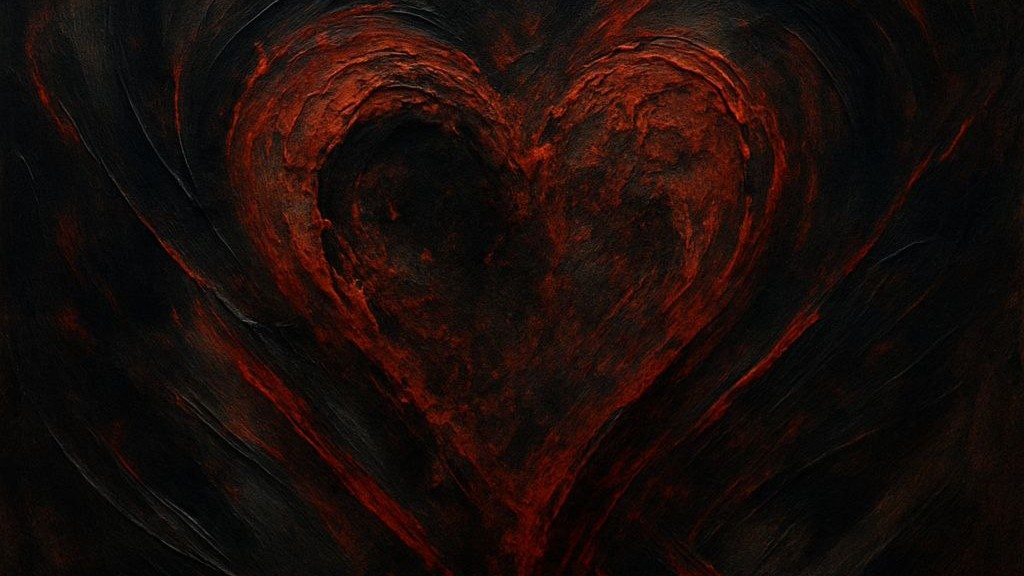
#> input picture image_generator/images/options/1.jpg, 1024 x 576 px, found by its file name
$ python builder.py   (older library calls are emulated)
#> lines starting #> are read from the running program, lines starting #| are printed output that depends on the picture
from PIL import Image, ImageDraw, ImageFont


def generate_image(text: str, option: str = "1.jpg", result_file_name: str = "1.jpg") -> str:
    """
    Add text to an image and save the result.

    :param text: Text to add to the image.
    :param option: Option of the image.
    :param result_file_name: Name of the result file.
    :return: Path to the saved result image.
    """
#> called with option = '1.jpg', result_file_name = '1.jpg'
    # Construct absolute paths for image and font files
    # todo - replace with Path lib
    root_path = "image_generator/"
    image_path = f"{root_path}/images/options/{option}"
    font_path = f"{root_path}/fonts/DejaVuSans-Bold.ttf"
    font_size = calculate_font_size_by_text(text)

    # Open the image
    try:
        image = Image.open(image_path)
#> image is the input picture: PIL image 1024x576 RGB; mean R, G, B 25.9, 12.7, 9.7
    except FileNotFoundError:
        raise FileNotFoundError(f"Image file not found at {image_path}")

    # Create an ImageDraw object for drawing text
    draw = ImageDraw.Draw(image)

    # Load the font and set the font size
    try:
        font = ImageFont.truetype(font_path, font_size)
    except FileNotFoundError:
        raise FileNotFoundError(f"Font file not found at {font_path}")

    # Determine the maximum text width (90% of image width)
    max_text_width = int(image.width * 0.9)
#> max_text_width = 921

    # Split the text into lines, considering line breaks
    lines = []
    line = ""
    for word in text.split():
        test_line = line + word + " "
        test_width, _ = draw.textsize(test_line, font)
        if test_width <= max_text_width:
            line = test_line
        else:
            lines.append(line.rstrip())
            line = word + " "
#> this loop made 15 passes
#> test_width on passes 1 to 12: 152, 355, 657, 853, 1005, 575, 670, 886, 1139, 419, 514, 926
#> after the loop, lines = ['Ваш очень длинный текст', 'ddd, переносится на новую', 'строку, если не', 'помещается на одной']
    lines.append(line)

    # Calculate coordinates for center alignment
    text_height = 0
    for line in lines:
        line_width, line_height = draw.textsize(line, font)
        text_height += line_height
#> this loop made 5 passes
#> (line, line_width, line_height, text_height) on passes 1 to 5: ('Ваш очень длинный текст', 833, 64, 64), ('ddd, переносится на новую', 867, 68, 132), ('строку, если не', 495, 68, 200), ('помещается на одной', 700, 64, 264), ('строке. ', 254, 68, 332)
#> after the loop, text_height = 332

    image_width, image_height = image.size
#> image_width = 1024; image_height = 576
    y = (image_height - text_height) // 2
#> y = 122

    # Draw text on the image
    for line in lines:
        line_width, line_height = draw.textsize(line, font)
        x = (image_width - line_width) // 2
        draw.text((x, y), line, fill="white", font=font)
        y += line_height
#> this loop made 5 passes
#> (line, line_width, line_height, x, y) on passes 1 to 5: ('Ваш очень длинный текст', 833, 64, 95, 186), ('ddd, переносится на новую', 867, 68, 78, 254), ('строку, если не', 495, 68, 264, 322), ('помещается на одной', 700, 64, 162, 386), ('строке. ', 254, 68, 385, 454)
#> after the loop, y = 454

    # Save the modified image
    result_path = f"image_generator/images/results/{result_file_name}"
    image.save(result_path)  # Specify the path to save the image
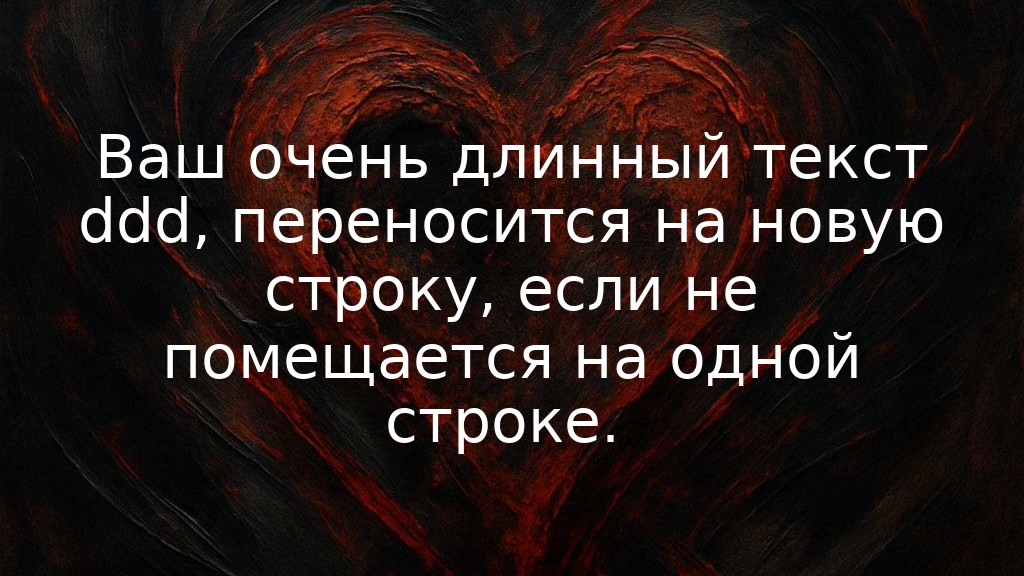
#> saved as 1.jpg: PIL image 1024x576 RGB; mean R, G, B 39.8, 27.7, 24.9
    return result_path


def calculate_font_size_by_text(text: str) -> int:
    """
    Calculate and return an appropriate font size based on the length of the given text.
    The font size decreases as the text length increases.
    Conditions:
        - The maximum font size is 60.
        - The minimum font size is 10.
        - The font size decreases by 10 for every 100 characters in the text.

    :param text: The text for which the font size needs to be calculated.
    :return: The calculated font size.
    """
    text_length = len(text)

    # Calculate font size using a formula
    font_size = max(60 - (text_length // 100) * 10, 10)

    return font_size


if __name__ == "__main__":
    your_text = "Ваш очень длинный текст ddd, переносится на новую строку, если не помещается на одной строке."
    for i in range(1, 6):
        result_text = your_text * i
        file_name = f"{i}.jpg"
        generate_image(result_text, result_file_name=file_name)
        print(f"Image {file_name} generated successfully! Text length: {len(result_text)}")
